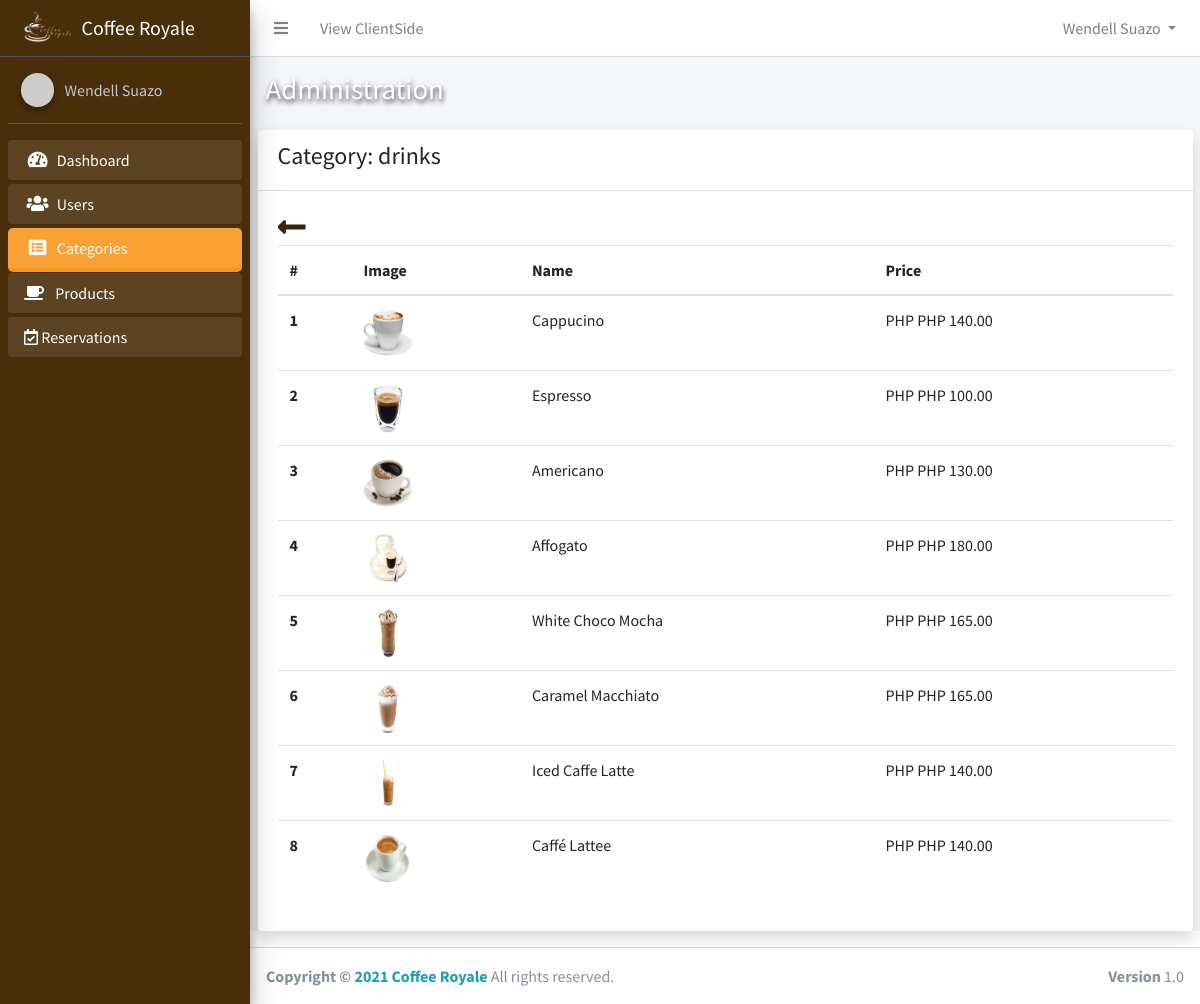
The app's page /admin/category_detail.php?id=163 (signed in) with its own data.
### tables this page shows
CREATE TABLE `users` (
  `id` int(11) NOT NULL,
  `firstname` varchar(50) NOT NULL,
  `lastname` varchar(50) NOT NULL,
  `email` varchar(50) NOT NULL,
  `password` varchar(50) NOT NULL,
  `token` varchar(50) NOT NULL,
  `active` tinyint(1) NOT NULL DEFAULT 0,
  `is_admin` tinyint(1) NOT NULL DEFAULT 0,
  `is_product_manager` tinyint(1) NOT NULL DEFAULT 0,
  `created_at` timestamp NOT NULL DEFAULT current_timestamp()
);

CREATE TABLE `categories` (
  `id` int(11) NOT NULL,
  `name` varchar(50) NOT NULL,
  `slug` varchar(50) NOT NULL
);

CREATE TABLE `products` (
  `id` int(11) NOT NULL,
  `name` varchar(50) NOT NULL,
  `slug` varchar(50) NOT NULL,
  `image` varchar(50) NOT NULL,
  `price` double NOT NULL,
  `description` text NOT NULL,
  `category_id` int(11) NOT NULL
);

### app/config/Config.php (called while the page is built, shortened)
<?php
class Connection
{
    public $conn;
    public function __construct()
    {
        try {
            $dsn = 'mysql:host=' . HOST . ';dbname=' . DB_NAME;
            $this->conn = new PDO($dsn, USERNAME, PASSWORD);
            $this->conn->setAttribute(PDO::ATTR_DEFAULT_FETCH_MODE, PDO::FETCH_OBJ);
            $this->conn->setAttribute(PDO::ATTR_EMULATE_PREPARES, false);
        } catch (PDOException $e) {
            echo "Error!: " . $e->getMessage() . "<br/>";
            die();
        }
        return $this->conn;
    }
}

### app/core.php (called while the page is built, shortened)
<?php
require('config/Config.php');
require_once('controllers/admin/CategoryController.php');
require_once('models/User.php');
$user = new User();

### app/models/User.php (called while the page is built, shortened)
<?php
class User extends Connection
{
    public static function Auth()
    {
        if (isset($_SESSION['id'])) {
            return true;
        } else {
            return false;
        }
    }
    public function getFullName()
    {
        if (self::Auth()) {
            $user = $this->getUser();
            return ucwords($user->firstname) . ' ' . ucwords($user->lastname);
        } else {
            return 'Guess';
        }
    }
    public function getUser()
    {
        if (self::Auth()) {
            $sql = "SELECT * FROM users WHERE id=:id AND active=1";
            $stmt = $this->conn->prepare($sql);
            $stmt->execute(['id' => $_SESSION['id']]);
            $user = $stmt->fetch();
            return $user;
        }
    }
}

### app/controllers/admin/CategoryController.php (called while the page is built, shortened)
<?php
class Category extends Connection
{
    public function getCategory($id)
    {
        $sql = "SELECT * FROM categories WHERE id=:id";
        $stmt = $this->conn->prepare($sql);
        $stmt->execute(['id' => $id]);
        $category = $stmt->fetch();
        return $category;
    }
    public function getProductInCategory($id)
    {
        $sql = "SELECT * FROM products WHERE category_id=:id";
        $stmt = $this->conn->prepare($sql);
        $stmt->execute(['id' => $id]);
        $products = $stmt->fetchAll();
        return $products;
    }
}

### app/helpers/showPrice.php (called while the page is built)
<?php
function showPrice($price)
{
    return 'PHP ' . number_format((float)$price, 2, '.', '');
}

### admin/category_detail.php (the view, shortened to what this page needs)
<?php
require_once BASE . '/app/core.php';
require_once BASE . '/app/includes/admin/header.php';
$category = new Category();
if (isset($_GET['id'])) {
    $activeCategory = $category->getCategory($_GET['id']);
    $products = $category->getProductInCategory($activeCategory->id);
} else {
    redirect('categories.php');
}
?>
<div class="container">
    <div class="card shadow">
        <div class="card-header d-flex align-items-center">
            <h4>Category: <?php echo $activeCategory->name ?></h4><br>
        </div>
        <div class="card-body">
            <div class="table-responsive">
                <a href="categories.php">
                    <i class="fas fa-long-arrow-alt-left" style="font-size: 2rem; color: #3f240d"></i>
                </a>
                <?php if ($products) : ?>
                    <table class="table">
                        <thead>
                            <tr>
                                <th scope="col">#</th>
                                <th scope="col">Image</th>
                                <th scope="col">Name</th>
                                <th scope="col">Price</th>
                            </tr>
                        </thead>
                        <tbody>
                            <?php foreach ($products as $key => $product) : ?>
                                <tr>
                                    <th scope="row"><?php echo $key + 1 ?></th>
                                    <td>
                                        <img src="<?php echo  '../assets/img/product_images/' . $product->image ?>" alt="image" width="50" height="50">
                                    </td>
                                    <td><?php echo $product->name ?></td>
                                    <td>PHP <?php echo showPrice($product->price) ?></td>
                                </tr>
                            <?php endforeach; ?>
                        </tbody>
                    </table>
                <?php else : ?>
                    <h2 class="text-secondary text-center">No Product Yet</h2>
                <?php endif; ?>
            </div>
        </div>
    </div>
</div>
</div>
<?php require_once BASE . '/app/includes/admin/footer.php' ?>

### app/includes/admin/navbar.php (shortened to what this page needs)
<nav class="main-header navbar navbar-expand navbar-white navbar-light">
    <ul class="navbar-nav" style="width:100%;">
        <li class="nav-item">
            <a class="nav-link" data-widget="pushmenu" href="#" role="button"><i class="fas fa-bars"></i></a>
        </li>
        <li class="nav-item d-none d-sm-inline-block">
            <a href="../index.php" class="nav-link">View ClientSide</a>
        </li>
        <li class="nav-item dropdown" style="margin-left:auto">
            <a id="navbarDropdown" class="nav-link dropdown-toggle" href="#" role="button" data-toggle="dropdown" aria-haspopup="true" aria-expanded="false" v-pre>
                <?php echo $user->getFullName() ?>
            </a>
        </li>
    </ul>
</nav>

### app/includes/admin/sidebar.php
<div class="sidebar">
    <div class="user-panel mt-3 pb-3 mb-3 d-flex">
        <div class="image">
            <img src="https://ui-avatars.com/api/?name=<?php echo $user->getFullName() ?>" class="img-circle elevation-2" alt="User Image">
        </div>
        <div class="info">
            <a href="" class="d-block"><?php echo $user->getFullName() ?></a>
        </div>
    </div>
    <nav class="mt-2">
        <ul class="nav nav-pills nav-sidebar flex-column" data-widget="treeview" role="menu" data-accordion="false">
            <li class="nav-item menu-open
                <?php echo (strpos(CURRENT_URL, 'dashboard') !== false) ? 'active' : '' ?>
                ">
                <a href="<?php echo BASE_URL . '/admin/dashboard.php' ?>" class="nav-link">
                    <i class="nav-icon fas fa-tachometer-alt"></i>
                    <p>
                        Dashboard
                    </p>
                </a>
            </li>
            <li class="nav-item menu-open
            <?php echo (strpos(CURRENT_URL, 'admin_user') !== false) ? 'active' : '' ?>
            ">
                <a href="<?php echo BASE_URL . 'admin/admin_users.php' ?>" class="nav-link">
                    <i class="nav-icon fas fa-users"></i>
                    <p>
                        Users
                    </p>
                </a>
            </li>
            <li class="nav-item menu-open
            <?php echo (strpos(CURRENT_URL, 'categor') !== false) ? 'active' : '' ?>
            ">
                <a href="<?php echo BASE_URL . 'admin/categories.php' ?>" class="nav-link ">
                    <i class="nav-icon fa fa-list-alt"></i>
                    <p>
                        Categories
                    </p>
                </a>
            </li>
            <li class="nav-item menu-open
            <?php echo (strpos(CURRENT_URL, 'product') !== false) ? 'active' : '' ?>
            ">
                <a href="<?php echo BASE_URL . 'admin/products.php' ?>" class=" nav-link ">
                    <i class=" fas fa-coffee mr-2"></i>
                    <p>
                        Products
                    </p>
                </a>
            </li>
            <li class="nav-item menu-open
            <?php echo (strpos(CURRENT_URL, 'reservation') !== false) ? 'active' : '' ?>
            ">
                <a href="<?php echo BASE_URL . 'admin/reservations.php' ?>" class="nav-link">
                    <i class="far fa-calendar-check"></i>
                    <p>
                        Reservations
                    </p>
                </a>
            </li>
        </ul>
    </nav>
</div>

### assets/admin/css/admin.css (style rules this page uses)
.sidebar { background: rgb(73, 46, 10); }
.menu-open { margin-bottom: 1px !important; }
.active { background: #f8961e; border-radius: 5px; }

### records on screen
users: $user->getFullName() "Wendell Suazo"
categories: name "drinks"
products: image (picture), name "Cappucino", price "PHP 140.00"
products: image (picture), name "Espresso", price "PHP 100.00"
products: image (picture), name "Americano", price "PHP 130.00"
products: image (picture), name "Affogato", price "PHP 180.00"
products: image (picture), name "White Choco Mocha", price "PHP 165.00"
products: image (picture), name "Caramel Macchiato", price "PHP 165.00"
products: image (picture), name "Iced Caffe Latte", price "PHP 140.00"
products: image (picture), name "Caffé Lattee", price "PHP 140.00"
